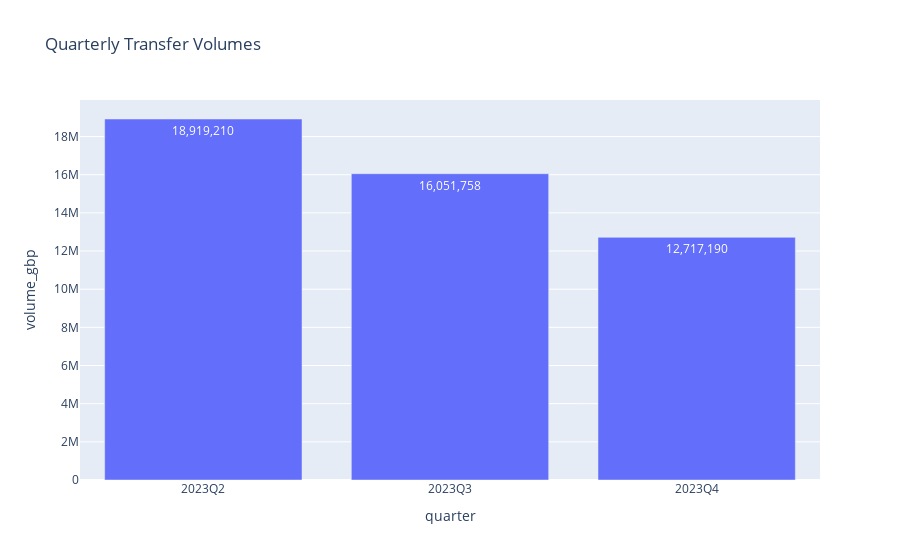

The notebook cell this image was saved under:
### Markdown cell above
# Question 2
### Quarterly Transfer Volume Analysis

### Code cell
# Doing quarterly aggregation
df['posting_date'] = pd.to_datetime(df['posting_date'])
df['quarter'] = df['posting_date'].dt.to_period('Q')
quarterly_volumes = df.groupby('quarter')['volume_gbp'].sum().reset_index()
quarterly_volumes['quarter'] = quarterly_volumes['quarter'].astype(str)
quarterly_volumes['volume_text'] = quarterly_volumes['volume_gbp'].apply(lambda x: f'{x:,.0f}')

# Plotting the quarterly transfer volumes
fig = px.bar(quarterly_volumes, x='quarter', y='volume_gbp', text = 'volume_text', title='Quarterly Transfer Volumes')
fig.show()

### Figure 1 — Plotly figure (JSON) as saved in the notebook; plotly's stock layout.template omitted (floating-point values rounded to 4 significant figures)
{"data": [{"alignmentgroup": "True", "hovertemplate": "quarter=%{x}<br>volume_gbp=%{y}<br>volume_text=%{text}<extra></extra>", "legendgroup": "", "marker": {"color": "#636efa", "pattern": {"shape": ""}}, "name": "", "offsetgroup": "", "orientation": "v", "showlegend": false, "text": ["18,919,210", "16,051,758", "12,717,190"], "textposition": "auto", "type": "bar", "x": ["2023Q2", "2023Q3", "2023Q4"], "xaxis": "x", "y": [18920000.0, 16050000.0, 12720000.0], "yaxis": "y"}], "layout": {"barmode": "relative", "legend": {"tracegroupgap": 0}, "title": {"text": "Quarterly Transfer Volumes"}, "xaxis": {"anchor": "y", "domain": [0, 1], "title": {"text": "quarter"}}, "yaxis": {"anchor": "x", "domain": [0, 1], "title": {"text": "volume_gbp"}}}}
